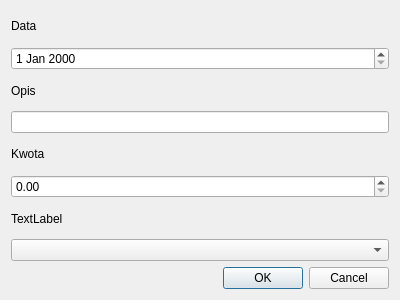
<?xml version="1.0" encoding="UTF-8"?>
<ui version="4.0">
 <class>EditTransactionDialog</class>
 <widget class="QDialog" name="EditTransactionDialog">
  <property name="geometry">
   <rect>
    <x>0</x>
    <y>0</y>
    <width>400</width>
    <height>300</height>
   </rect>
  </property>
  <property name="windowTitle">
   <string>Dialog</string>
  </property>
  <layout class="QHBoxLayout" name="horizontalLayout">
   <item>
    <layout class="QGridLayout" name="gridLayout">
     <item row="0" column="0">
      <widget class="QLabel" name="label_4">
       <property name="text">
        <string>Data</string>
       </property>
      </widget>
     </item>
     <item row="1" column="0">
      <widget class="QDateEdit" name="dateEdit"/>
     </item>
     <item row="2" column="0">
      <widget class="QLabel" name="label_3">
       <property name="text">
        <string>Opis</string>
       </property>
      </widget>
     </item>
     <item row="3" column="0">
      <widget class="QLineEdit" name="editDescription"/>
     </item>
     <item row="4" column="0">
      <widget class="QLabel" name="label">
       <property name="text">
        <string>Kwota</string>
       </property>
      </widget>
     </item>
     <item row="5" column="0">
      <widget class="QDoubleSpinBox" name="spinAmount"/>
     </item>
     <item row="6" column="0">
      <widget class="QLabel" name="label_2">
       <property name="text">
        <string>TextLabel</string>
       </property>
      </widget>
     </item>
     <item row="7" column="0">
      <widget class="QComboBox" name="comboCategory">
       <property name="currentText">
        <string/>
       </property>
       <property name="maxVisibleItems">
        <number>0</number>
       </property>
      </widget>
     </item>
     <item row="8" column="0">
      <widget class="QDialogButtonBox" name="buttonBox">
       <property name="standardButtons">
        <set>QDialogButtonBox::StandardButton::Cancel|QDialogButtonBox::StandardButton::Ok</set>
       </property>
      </widget>
     </item>
    </layout>
   </item>
  </layout>
 </widget>
 <resources/>
 <connections/>
</ui>
